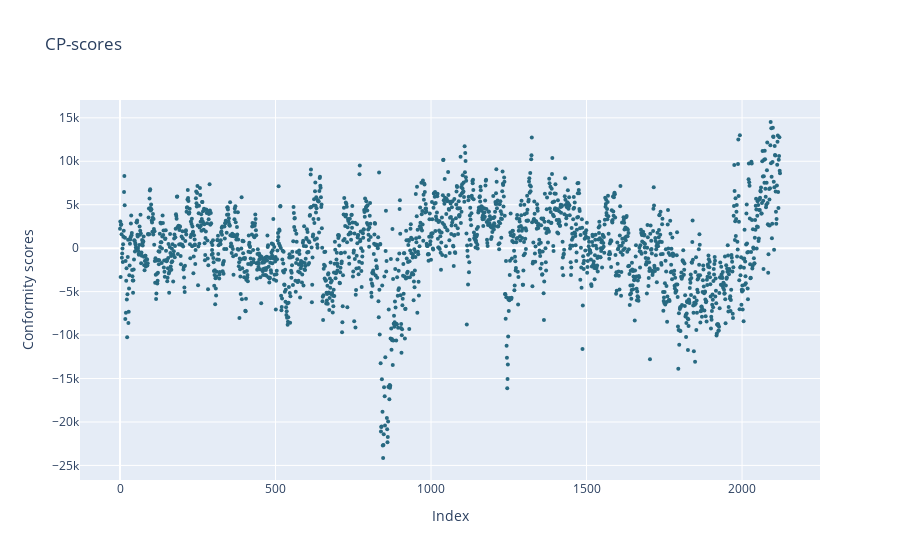

Notebook code cell kept with this figure:
### Code cell
color_deseado = '#276981'

# Crear el gráfico de dispersión con color personalizado
fig = go.Figure(data=go.Scatter(y=mapie_enbpi.conformity_scores_, mode='markers', marker=dict(color=color_deseado, size=4)))

# Configurar el diseño del gráfico
fig.update_layout(title='CP-scores',
                  xaxis_title='Index',
                  yaxis_title='Conformity scores')

# Mostrar el gráfico
fig.show()

### Figure 1 — Plotly figure (JSON) as saved in the notebook; plotly's stock layout.template omitted (floating-point values rounded to 4 significant figures; data arrays with more than 128 entries replaced by an {"elided": "..."} marker saying what was removed)
{"data": [{"marker": {"color": "#276981", "size": 4}, "mode": "markers", "type": "scatter", "y": {"elided": "2123 float values"}}], "layout": {"title": {"text": "CP-scores"}, "xaxis": {"title": {"text": "Index"}}, "yaxis": {"title": {"text": "Conformity scores"}}}}
